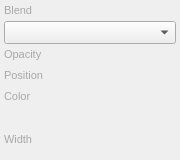
<?xml version="1.0" encoding="UTF-8"?>
<ui version="4.0">
 <class>StrokeEffectSettingsPanel</class>
 <widget class="QWidget" name="StrokeEffectSettingsPanel">
  <property name="geometry">
   <rect>
    <x>0</x>
    <y>0</y>
    <width>180</width>
    <height>160</height>
   </rect>
  </property>
  <property name="minimumSize">
   <size>
    <width>180</width>
    <height>130</height>
   </size>
  </property>
  <property name="font">
   <font>
    <pointsize>12</pointsize>
   </font>
  </property>
  <property name="windowTitle">
   <string>Form</string>
  </property>
  <layout class="QVBoxLayout" name="verticalLayout">
   <property name="spacing">
    <number>0</number>
   </property>
   <property name="leftMargin">
    <number>4</number>
   </property>
   <property name="topMargin">
    <number>4</number>
   </property>
   <property name="rightMargin">
    <number>4</number>
   </property>
   <property name="bottomMargin">
    <number>2</number>
   </property>
   <item>
    <layout class="QGridLayout" name="gridLayout_7">
     <property name="horizontalSpacing">
      <number>4</number>
     </property>
     <property name="verticalSpacing">
      <number>4</number>
     </property>
     <item row="0" column="0" colspan="2">
      <widget class="QLabel" name="labelBlend">
       <property name="font">
        <font>
         <pointsize>8</pointsize>
        </font>
       </property>
       <property name="styleSheet">
        <string notr="true">color: #a8a8a8;</string>
       </property>
       <property name="text">
        <string>Blend</string>
       </property>
      </widget>
     </item>
     <item row="1" column="0" colspan="2">
      <widget class="QComboBox" name="comboBoxBlend">
       <property name="sizePolicy">
        <sizepolicy hsizetype="Expanding" vsizetype="Fixed">
         <horstretch>0</horstretch>
         <verstretch>0</verstretch>
        </sizepolicy>
       </property>
       <property name="font">
        <font>
         <pointsize>10</pointsize>
        </font>
       </property>
      </widget>
     </item>
     <item row="2" column="0" colspan="2">
      <widget class="QLabel" name="labelOpacity">
       <property name="font">
        <font>
         <pointsize>8</pointsize>
        </font>
       </property>
       <property name="styleSheet">
        <string notr="true">color: #a8a8a8;</string>
       </property>
       <property name="text">
        <string>Opacity</string>
       </property>
      </widget>
     </item>
     <item row="3" column="0" colspan="2">
      <widget class="SGValueSliderRow" name="rowOpacity" native="true"/>
     </item>
     <item row="4" column="0" colspan="2">
      <widget class="QLabel" name="labelPosition">
       <property name="font">
        <font>
         <pointsize>8</pointsize>
        </font>
       </property>
       <property name="styleSheet">
        <string notr="true">color: #a8a8a8;</string>
       </property>
       <property name="text">
        <string>Position</string>
       </property>
      </widget>
     </item>
     <item row="5" column="0" colspan="2">
      <widget class="SGSegmentedControl" name="segStrokePosition" native="true"/>
     </item>
     <item row="6" column="0" colspan="2">
      <widget class="QLabel" name="labelColor">
       <property name="font">
        <font>
         <pointsize>8</pointsize>
        </font>
       </property>
       <property name="styleSheet">
        <string notr="true">color: #a8a8a8;</string>
       </property>
       <property name="text">
        <string>Color</string>
       </property>
      </widget>
     </item>
     <item row="7" column="0" colspan="2">
      <widget class="ColorSwatchWidget" name="colorSwatch" native="true">
       <property name="sizePolicy">
        <sizepolicy hsizetype="Preferred" vsizetype="Maximum">
         <horstretch>0</horstretch>
         <verstretch>0</verstretch>
        </sizepolicy>
       </property>
       <property name="minimumSize">
        <size>
         <width>0</width>
         <height>22</height>
        </size>
       </property>
       <property name="font">
        <font>
         <pointsize>10</pointsize>
        </font>
       </property>
      </widget>
     </item>
     <item row="8" column="0" colspan="2">
      <widget class="QLabel" name="labelWidth">
       <property name="font">
        <font>
         <pointsize>8</pointsize>
        </font>
       </property>
       <property name="styleSheet">
        <string notr="true">color: #a8a8a8;</string>
       </property>
       <property name="text">
        <string>Width</string>
       </property>
      </widget>
     </item>
     <item row="9" column="0" colspan="2">
      <widget class="SGValueSliderRow" name="rowWidth" native="true"/>
     </item>
    </layout>
   </item>
   <item>
    <spacer name="verticalSpacer">
     <property name="orientation">
      <enum>Qt::Vertical</enum>
     </property>
     <property name="sizeHint" stdset="0">
      <size>
       <width>20</width>
       <height>40</height>
      </size>
     </property>
    </spacer>
   </item>
  </layout>
 </widget>
 <customwidgets>
  <customwidget>
   <class>ColorSwatchWidget</class>
   <extends>QWidget</extends>
   <header>src/UI/Widgets/ColorSwatchWidget.h</header>
   <container>1</container>
  </customwidget>
  <customwidget>
   <class>SGValueSliderRow</class>
   <extends>QWidget</extends>
   <header>src/UI/Widgets/SGValueSliderRow.h</header>
   <container>1</container>
  </customwidget>
  <customwidget>
   <class>SGSegmentedControl</class>
   <extends>QWidget</extends>
   <header>src/UI/Widgets/SGSegmentedControl.h</header>
   <container>1</container>
  </customwidget>
 </customwidgets>
 <resources/>
 <connections/>
</ui>
